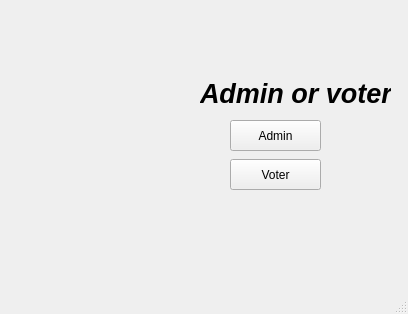
<?xml version="1.0" encoding="UTF-8"?>
<ui version="4.0">
 <class>MainWindow</class>
 <widget class="QMainWindow" name="MainWindow">
  <property name="geometry">
   <rect>
    <x>0</x>
    <y>0</y>
    <width>408</width>
    <height>314</height>
   </rect>
  </property>
  <property name="windowTitle">
   <string>MainWindow</string>
  </property>
  <widget class="QWidget" name="centralwidget">
   <widget class="QLabel" name="label">
    <property name="geometry">
     <rect>
      <x>20</x>
      <y>60</y>
      <width>169</width>
      <height>159</height>
     </rect>
    </property>
    <property name="text">
     <string/>
    </property>
    <property name="pixmap">
     <pixmap>../../Downloads/electino.jpg</pixmap>
    </property>
   </widget>
   <widget class="QLabel" name="label_2">
    <property name="geometry">
     <rect>
      <x>200</x>
      <y>80</y>
      <width>191</width>
      <height>27</height>
     </rect>
    </property>
    <property name="font">
     <font>
      <pointsize>20</pointsize>
      <italic>true</italic>
      <bold>true</bold>
     </font>
    </property>
    <property name="text">
     <string>Admin or voter</string>
    </property>
   </widget>
   <widget class="QPushButton" name="pushButton">
    <property name="geometry">
     <rect>
      <x>230</x>
      <y>120</y>
      <width>91</width>
      <height>31</height>
     </rect>
    </property>
    <property name="text">
     <string>Admin</string>
    </property>
   </widget>
   <widget class="QPushButton" name="pushButton_2">
    <property name="geometry">
     <rect>
      <x>230</x>
      <y>159</y>
      <width>91</width>
      <height>31</height>
     </rect>
    </property>
    <property name="text">
     <string>Voter</string>
    </property>
   </widget>
  </widget>
  <widget class="QMenuBar" name="menubar">
   <property name="geometry">
    <rect>
     <x>0</x>
     <y>0</y>
     <width>408</width>
     <height>18</height>
    </rect>
   </property>
  </widget>
  <widget class="QStatusBar" name="statusbar"/>
 </widget>
 <resources/>
 <connections/>
</ui>
